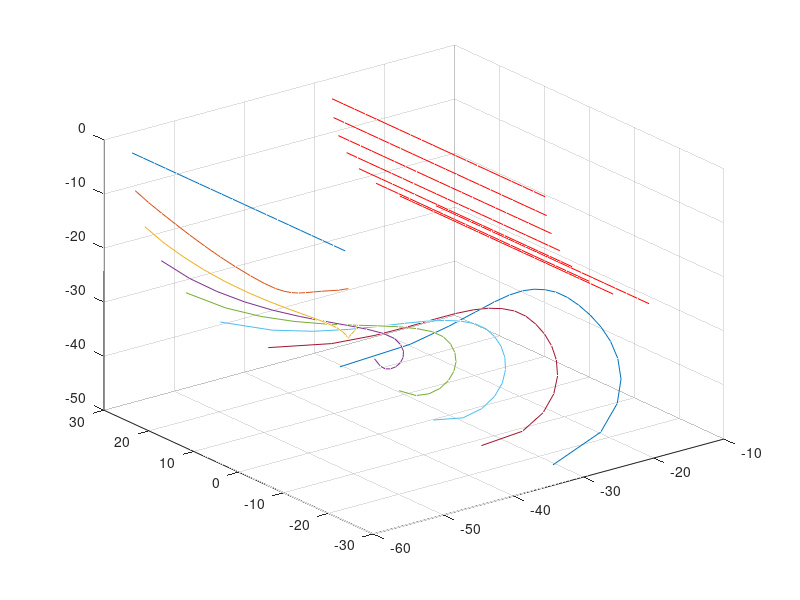

Write the MATLAB code that produced this figure.
clear
for h=linspace(0,50,8)
yuliu=3;
y=-22.5:2.5:-2.5;
x=-sqrt(25^2-y.^2);
x=[-yuliu,x];                                                                                                                                                                                                                                                                                                                                                                                                                                                                                                                                   
l=x-(-60);
xo=-sqrt((l(1)/2)^2-(h/2)^2)+x(1);
yo=-0.5*h;
d=sqrt((xo-x).^2+yo^2);
xx=(xo-x).*(l-d)./d+xo;
yy=yo.*(l-d)./d+yo;
xx2=xx(length(xx):-1:1);
yy2=yy(length(yy):-1:1);
xx1=[xx,xx2];
yy1=[yy,yy2];
zz=-23.75:2.5:23.75;
xo1=xo*ones(size(zz));
yo1=yo*ones(size(zz));
plot3(xo1,zz,yo1,'r');
hold on;
plot3(xx1,zz,yy1);
hold on

end
grid on 
